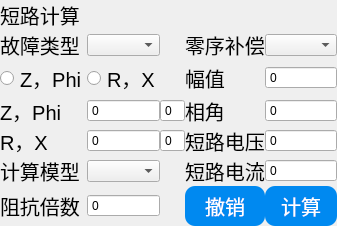
             <widget class="QWidget" name="page_4">
              <layout class="QVBoxLayout" name="verticalLayout_4">
               <property name="spacing">
                <number>0</number>
               </property>
               <property name="leftMargin">
                <number>0</number>
               </property>
               <property name="topMargin">
                <number>0</number>
               </property>
               <property name="rightMargin">
                <number>0</number>
               </property>
               <property name="bottomMargin">
                <number>0</number>
               </property>
               <item>
                <layout class="QGridLayout" name="gridLayout_11">
                 <item row="3" column="1">
                  <widget class="QSpinBox" name="spinBox_68">
                   <property name="buttonSymbols">
                    <enum>QAbstractSpinBox::NoButtons</enum>
                   </property>
                  </widget>
                 </item>
                 <item row="4" column="2">
                  <widget class="QSpinBox" name="spinBox_71">
                   <property name="buttonSymbols">
                    <enum>QAbstractSpinBox::NoButtons</enum>
                   </property>
                  </widget>
                 </item>
                 <item row="5" column="4">
                  <widget class="QSpinBox" name="spinBox_74">
                   <property name="buttonSymbols">
                    <enum>QAbstractSpinBox::NoButtons</enum>
                   </property>
                  </widget>
                 </item>
                 <item row="4" column="0">
                  <widget class="QLabel" name="label_73">
                   <property name="font">
                    <font>
                     <pointsize>15</pointsize>
                    </font>
                   </property>
                   <property name="text">
                    <string>R，X</string>
                   </property>
                  </widget>
                 </item>
                 <item row="2" column="4">
                  <widget class="QSpinBox" name="spinBox_67">
                   <property name="buttonSymbols">
                    <enum>QAbstractSpinBox::NoButtons</enum>
                   </property>
                  </widget>
                 </item>
                 <item row="3" column="0">
                  <widget class="QLabel" name="label_72">
                   <property name="font">
                    <font>
                     <pointsize>15</pointsize>
                    </font>
                   </property>
                   <property name="text">
                    <string>Z，Phi</string>
                   </property>
                  </widget>
                 </item>
                 <item row="3" column="2">
                  <widget class="QSpinBox" name="spinBox_69">
                   <property name="buttonSymbols">
                    <enum>QAbstractSpinBox::NoButtons</enum>
                   </property>
                  </widget>
                 </item>
                 <item row="0" column="0">
                  <widget class="QLabel" name="label_68">
                   <property name="font">
                    <font>
                     <pointsize>15</pointsize>
                    </font>
                   </property>
                   <property name="text">
                    <string>短路计算</string>
                   </property>
                  </widget>
                 </item>
                 <item row="4" column="1">
                  <widget class="QSpinBox" name="spinBox_70">
                   <property name="buttonSymbols">
                    <enum>QAbstractSpinBox::NoButtons</enum>
                   </property>
                  </widget>
                 </item>
                 <item row="2" column="3">
                  <widget class="QLabel" name="label_71">
                   <property name="font">
                    <font>
                     <pointsize>15</pointsize>
                    </font>
                   </property>
                   <property name="text">
                    <string>幅值</string>
                   </property>
                  </widget>
                 </item>
                 <item row="4" column="3">
                  <widget class="QLabel" name="label_75">
                   <property name="font">
                    <font>
                     <pointsize>15</pointsize>
                    </font>
                   </property>
                   <property name="text">
                    <string>短路电压</string>
                   </property>
                  </widget>
                 </item>
                 <item row="1" column="4">
                  <widget class="QComboBox" name="comboBox_9"/>
                 </item>
                 <item row="4" column="4">
                  <widget class="QSpinBox" name="spinBox_73">
                   <property name="buttonSymbols">
                    <enum>QAbstractSpinBox::NoButtons</enum>
                   </property>
                  </widget>
                 </item>
                 <item row="1" column="1">
                  <widget class="QComboBox" name="comboBox_8"/>
                 </item>
                 <item row="2" column="0">
                  <widget class="QRadioButton" name="radioButton">
                   <property name="font">
                    <font>
                     <pointsize>15</pointsize>
                    </font>
                   </property>
                   <property name="text">
                    <string>Z，Phi</string>
                   </property>
                  </widget>
                 </item>
                 <item row="1" column="0">
                  <widget class="QLabel" name="label_69">
                   <property name="font">
                    <font>
                     <pointsize>15</pointsize>
                    </font>
                   </property>
                   <property name="text">
                    <string>故障类型</string>
                   </property>
                  </widget>
                 </item>
                 <item row="3" column="3">
                  <widget class="QLabel" name="label_74">
                   <property name="font">
                    <font>
                     <pointsize>15</pointsize>
                    </font>
                   </property>
                   <property name="text">
                    <string>相角</string>
                   </property>
                  </widget>
                 </item>
                 <item row="3" column="4">
                  <widget class="QSpinBox" name="spinBox_72">
                   <property name="buttonSymbols">
                    <enum>QAbstractSpinBox::NoButtons</enum>
                   </property>
                  </widget>
                 </item>
                 <item row="1" column="3">
                  <widget class="QLabel" name="label_70">
                   <property name="font">
                    <font>
                     <pointsize>15</pointsize>
                    </font>
                   </property>
                   <property name="text">
                    <string>零序补偿</string>
                   </property>
                  </widget>
                 </item>
                 <item row="2" column="1">
                  <widget class="QRadioButton" name="radioButton_2">
                   <property name="font">
                    <font>
                     <pointsize>15</pointsize>
                    </font>
                   </property>
                   <property name="text">
                    <string>R，X</string>
                   </property>
                  </widget>
                 </item>
                 <item row="5" column="3">
                  <widget class="QLabel" name="label_76">
                   <property name="font">
                    <font>
                     <pointsize>15</pointsize>
                    </font>
                   </property>
                   <property name="text">
                    <string>短路电流</string>
                   </property>
                  </widget>
                 </item>
                 <item row="6" column="3">
                  <widget class="QPushButton" name="pushButton_8">
                   <property name="font">
                    <font>
                     <pointsize>15</pointsize>
                    </font>
                   </property>
                   <property name="styleSheet">
                    <string notr="true">QPushButton {
    background-color:  #0089F0;; /* example blue, adapt as needed */
    border-radius: 10px;       /* adjust for desired corner radius */
    color: white;
    padding: 5px;             /* optional, for spacing around the text */
}
QPushButton:pressed {
    background-color: #005AB3; /* darker when pressed */
}</string>
                   </property>
                   <property name="text">
                    <string>撤销</string>
                   </property>
                  </widget>
                 </item>
                 <item row="6" column="4">
                  <widget class="QPushButton" name="pushButton_9">
                   <property name="font">
                    <font>
                     <pointsize>15</pointsize>
                    </font>
                   </property>
                   <property name="styleSheet">
                    <string notr="true">QPushButton {
    background-color:  #0089F0;; /* example blue, adapt as needed */
    border-radius: 10px;       /* adjust for desired corner radius */
    color: white;
    padding: 5px;             /* optional, for spacing around the text */
}
QPushButton:pressed {
    background-color: #005AB3; /* darker when pressed */
}</string>
                   </property>
                   <property name="text">
                    <string>计算</string>
                   </property>
                  </widget>
                 </item>
                 <item row="5" column="0">
                  <widget class="QLabel" name="label_77">
                   <property name="font">
                    <font>
                     <pointsize>15</pointsize>
                    </font>
                   </property>
                   <property name="text">
                    <string>计算模型</string>
                   </property>
                  </widget>
                 </item>
                 <item row="5" column="1">
                  <widget class="QComboBox" name="comboBox_10"/>
                 </item>
                 <item row="6" column="0">
                  <widget class="QLabel" name="label_78">
                   <property name="font">
                    <font>
                     <pointsize>15</pointsize>
                    </font>
                   </property>
                   <property name="text">
                    <string>阻抗倍数</string>
                   </property>
                  </widget>
                 </item>
                 <item row="6" column="1">
                  <widget class="QSpinBox" name="spinBox_75">
                   <property name="buttonSymbols">
                    <enum>QAbstractSpinBox::NoButtons</enum>
                   </property>
                  </widget>
                 </item>
                </layout>
               </item>
              </layout>
             </widget>
